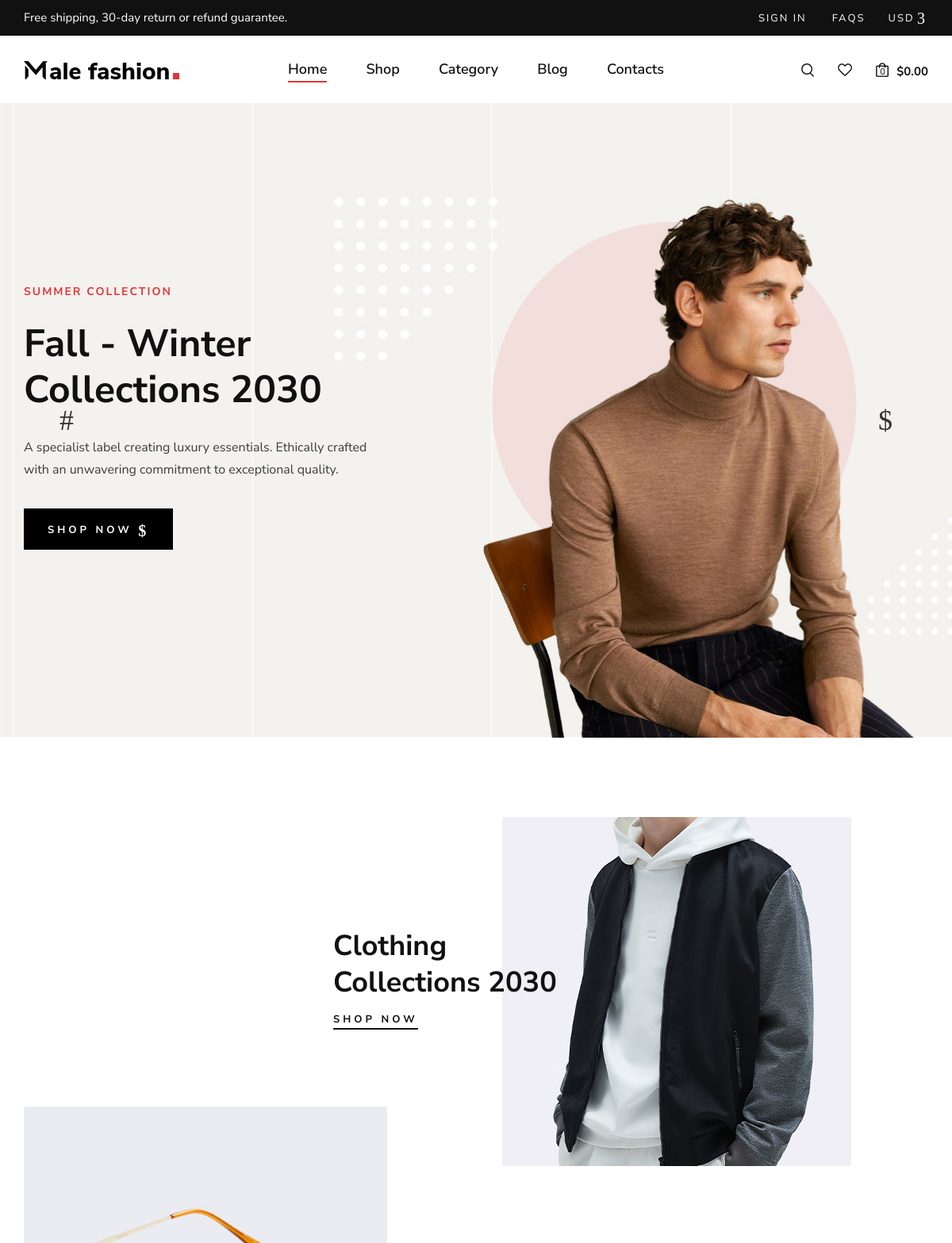
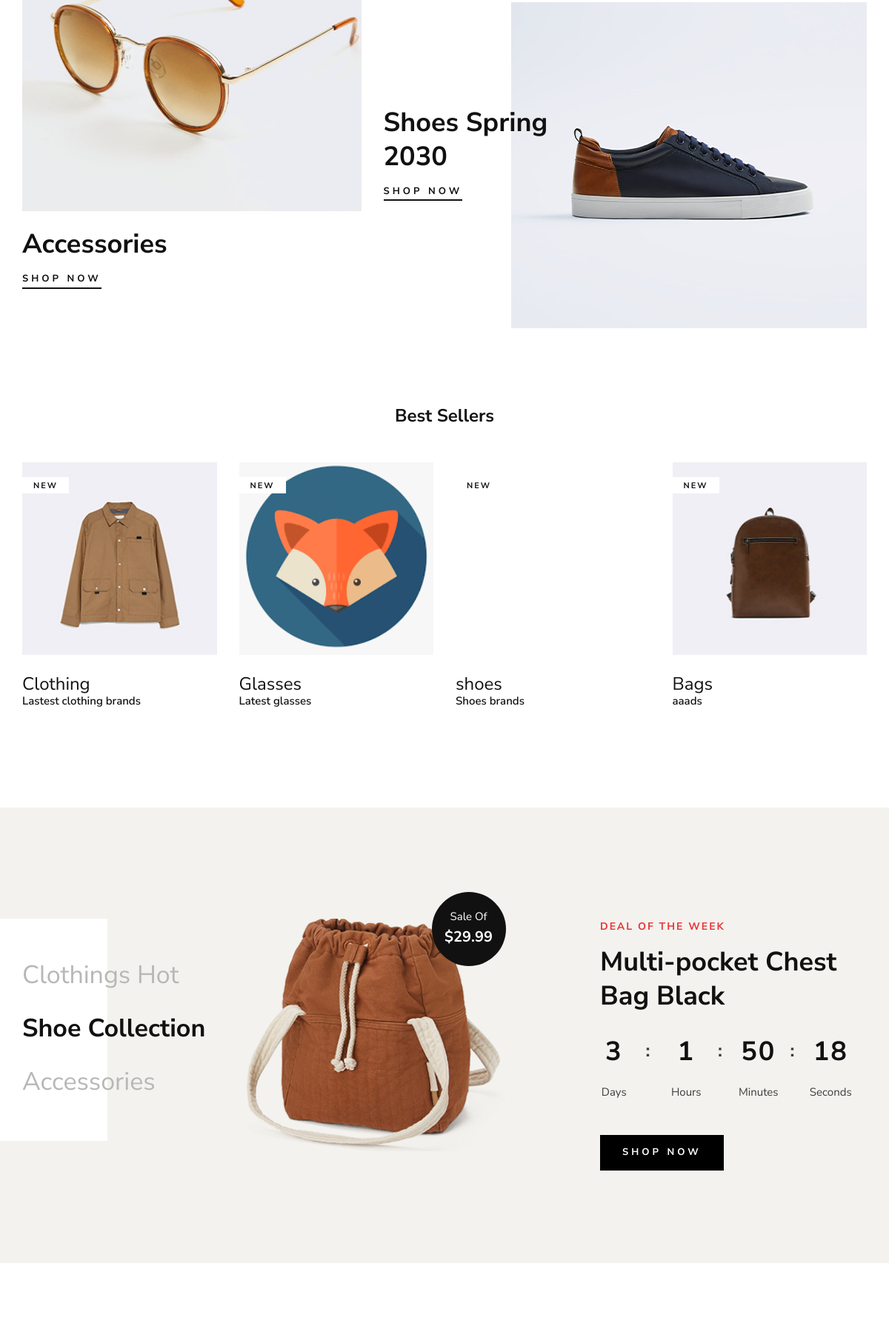
The app's page /webapp/home/ (upper part) with its own data (2 pictures, top to bottom).
### pyapp/models.py (models this page shows)
class catdb(models.Model):
    catname = models.CharField(max_length=30, null=True, blank=True)
    catdis=models.CharField(max_length=30, null=True, blank=True)
    catimg=models.ImageField(upload_to="profile", null=True, blank=True)

### webapp/views.py (the view)
# urls.py: 2. Add a URL to urlpatterns:  path('', views.home, name='home')
def home(request):
    data=catdb.objects.all()
    return render(request,'indexpage.html',{'data':data})

### webapp/templates/indexpage.html (shortened to what this page needs)
<!DOCTYPE html>
{% load static %}
<html lang="en">
<head>
    <link rel="stylesheet" href="{% static 'css/bootstrap.min.css' %}" type="text/css">
    <link rel="stylesheet" href="{% static 'css/font-awesome.min.css' %}" type="text/css">
    <link rel="stylesheet" href="{% static 'css/elegant-icons.css' %}" type="text/css">
    <link rel="stylesheet" href="{% static 'css/magnific-popup.css' %}" type="text/css">
    <link rel="stylesheet" href="{% static 'css/nice-select.css' %}" type="text/css">
    <link rel="stylesheet" href="{% static 'css/owl.carousel.min.css' %}" type="text/css">
    <link rel="stylesheet" href="{% static 'css/slicknav.min.css' %}" type="text/css">
    <link rel="stylesheet" href="{% static 'css/style.css' %}" type="text/css">
</head>
<body>
    <header class="header">
        <div class="header__top">
            <div class="container">
                <div class="row">
                    <div class="col-lg-6 col-md-7">
                        <div class="header__top__left">
                            <p>Free shipping, 30-day return or refund guarantee.</p>
                        </div>
                    </div>
                    <div class="col-lg-6 col-md-5">
                        <div class="header__top__right">
                            <div class="header__top__links">
                                <a href="#">Sign in</a>
                                <a href="#">FAQs</a>
                            </div>
                            <div class="header__top__hover">
                                <span>Usd <i class="arrow_carrot-down"></i></span>
                            </div>
                        </div>
                    </div>
                </div>
            </div>
        </div>
        <div class="container">
            <div class="row">
                <div class="col-lg-3 col-md-3">
                    <div class="header__logo">
                        <a href="./index.html"><img src="{% static 'img/logo.png' %}" alt=""></a>
                    </div>
                </div>
                <div class="col-lg-6 col-md-6">
                    <nav class="header__menu mobile-menu">
                        <ul>
                            <li class="active"><a href="./index.html">Home</a></li>
                            <li><a href="./shop.html">Shop</a></li>
                            <li><a href="#">Category</a>
                            </li>
                            <li><a href="{% url 'about' %}">Blog</a></li>
                            <li><a href="{% url 'contact' %}">Contacts</a></li>
                        </ul>
                    </nav>
                </div>
                <div class="col-lg-3 col-md-3">
                    <div class="header__nav__option">
                        <a href="#" class="search-switch"><img src="{% static 'img/icon/search.png' %}" alt=""></a>
                        <a href="#"><img src="{% static 'img/icon/heart.png' %}" alt=""></a>
                        <a href="#"><img src="{% static 'img/icon/cart.png' %}" alt=""> <span>0</span></a>
                        <div class="price">$0.00</div>
                    </div>
                </div>
            </div>
        </div>
    </header>
    <section class="hero">
        <div class="hero__slider owl-carousel">
            <div class="hero__items set-bg" data-setbg="{% static 'img/hero/hero-1.jpg' %}">
                <div class="container">
                    <div class="row">
                        <div class="col-xl-5 col-lg-7 col-md-8">
                            <div class="hero__text">
                                <h6>Summer Collection</h6>
                                <h2>Fall - Winter Collections 2030</h2>
                                <p>A specialist label creating luxury essentials. Ethically crafted with an unwavering
                                commitment to exceptional quality.</p>
                                <a href="#" class="primary-btn">Shop now <span class="arrow_right"></span></a>
                                <div class="hero__social">
                                    <a href="#"><i class="fa fa-facebook"></i></a>
                                    <a href="#"><i class="fa fa-twitter"></i></a>
                                    <a href="#"><i class="fa fa-pinterest"></i></a>
                                    <a href="#"><i class="fa fa-instagram"></i></a>
                                </div>
                            </div>
                        </div>
                    </div>
                </div>
            </div>
        </div>
    </section>
    <section class="banner spad">
        <div class="container">
            <div class="row">
                <div class="col-lg-7 offset-lg-4">
                    <div class="banner__item">
                        <div class="banner__item__pic">
                            <img src="{% static 'img/banner/banner-1.jpg' %}" alt="">
                        </div>
                        <div class="banner__item__text">
                            <h2>Clothing Collections 2030</h2>
                            <a href="#">Shop now</a>
                        </div>
                    </div>
                </div>
                <div class="col-lg-5">
                    <div class="banner__item banner__item--middle">
                        <div class="banner__item__pic">
                            <img src="{% static 'img/banner/banner-2.jpg' %}" alt="">
                        </div>
                        <div class="banner__item__text">
                            <h2>Accessories</h2>
                            <a href="#">Shop now</a>
                        </div>
                    </div>
                </div>
                <div class="col-lg-7">
                    <div class="banner__item banner__item--last">
                        <div class="banner__item__pic">
                            <img src="{% static 'img/banner/banner-3.jpg' %}" alt="">
                        </div>
                        <div class="banner__item__text">
                            <h2>Shoes Spring 2030</h2>
                            <a href="#">Shop now</a>
                        </div>
                    </div>
                </div>
            </div>
        </div>
    </section>
    <section class="product spad">
        <div class="container">
            <div class="row">
                <div class="col-lg-12">
                    <ul class="filter__controls">
                        <li class="active" data-filter="*">Best Sellers</li>
                    </ul>
                </div>
            </div>
            <div class="row product__filter">
                 {% for d in data %}
                <div class="col-lg-3 col-md-6 col-sm-6 col-md-6 col-sm-6 mix new-arrivals">
                    <div class="product__item">
                        <div class="product__item__pic set-bg" data-setbg="{{d.catimg.url}}">
                            <span class="label">New</span>
                        </div>
                        <div class="product__item__text">
                            <h4>{{d.catname}}</h4>
                            <h6>{{d.catdis}}</h6>
                            <div class="rating">
                                <i class="fa fa-star-o"></i>
                                <i class="fa fa-star-o"></i>
                                <i class="fa fa-star-o"></i>
                                <i class="fa fa-star-o"></i>
                                <i class="fa fa-star-o"></i>
                            </div>
                        </div>
                    </div>
                </div>
                 {% endfor %}
            </div>
        </div>
    </section>
    <section class="categories spad">
        <div class="container">
            <div class="row">
                <div class="col-lg-3">
                    <div class="categories__text">
                        <h2>Clothings Hot <br /> <span>Shoe Collection</span> <br /> Accessories</h2>
                    </div>
                </div>
                <div class="col-lg-4">
                    <div class="categories__hot__deal">
                        <img src="{% static 'img/product-sale.png' %}" alt="">
                        <div class="hot__deal__sticker">
                            <span>Sale Of</span>
                            <h5>$29.99</h5>
                        </div>
                    </div>
                </div>
                <div class="col-lg-4 offset-lg-1">
                    <div class="categories__deal__countdown">
                        <span>Deal Of The Week</span>
                        <h2>Multi-pocket Chest Bag Black</h2>
                        <div class="categories__deal__countdown__timer" id="countdown">
                            <div class="cd-item">
                                <span>3</span>
                                <p>Days</p>
                            </div>
                            <div class="cd-item">
                                <span>1</span>
                                <p>Hours</p>
                            </div>
                            <div class="cd-item">
                                <span>50</span>
                                <p>Minutes</p>
                            </div>
                            <div class="cd-item">
                                <span>18</span>
                                <p>Seconds</p>
                            </div>
                        </div>
                        <a href="#" class="primary-btn">Shop now</a>
                    </div>
                </div>
            </div>
        </div>
    </section>
    <section class="instagram spad">
    </section>
</body>
</html>

### records on screen
catdb: shows a picture, catname "Clothing", catdis "Lastest clothing brands"
catdb: shows a picture, catname "Glasses", catdis "Latest glasses"
catdb: catname "shoes", catdis "Shoes brands"
catdb: shows a picture, catname "Bags", catdis "aaads"
